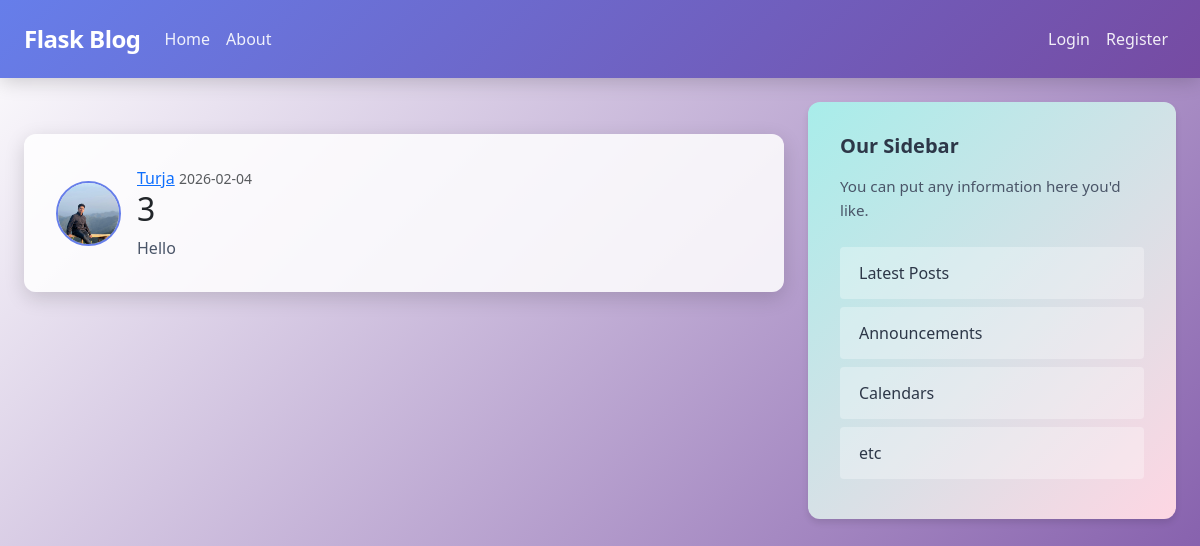
The app's page /post/4 with its own data.
### flaskblog/models.py (models this page shows, shortened)
class User(db.Model, UserMixin):
    id = db.Column(db.Integer, primary_key=True)
    username = db.Column(db.String(20), unique=True, nullable=False)
    email = db.Column(db.String(120), unique=True, nullable=False)
    image_file = db.Column(db.String(20), nullable=False, default='default.jpg')
    password = db.Column(db.String(60), nullable=False)
    posts = db.relationship('Post', backref='author', lazy=True)

class Post(db.Model):
    id = db.Column(db.Integer, primary_key=True)
    title = db.Column(db.String(100), nullable=False)
    date_posted = db.Column(db.DateTime, nullable=False, default=datetime.utcnow)
    content = db.Column(db.Text, nullable=False)
    user_id = db.Column(db.Integer, db.ForeignKey('user.id'), nullable=False)

### flaskblog/posts/routes.py (the view)
@posts.route("/post/<int:post_id>")
def post(post_id):
    post = Post.query.get_or_404(post_id)
    return render_template('post.html', title=post.title, post=post)

### flaskblog/templates/post.html (shortened to what this page needs)
{% extends "layout.html" %}
{% block content %}
<section>
  <article class="media content-section">
    <img class="rounded-circle article-img" src="{{ url_for('static', filename='profile_pics/' + post.author.image_file) }}" alt="Profile picture"/>
    <div class="media-body">
      <div class="article-metadata">
        <a class="mr-2" href="{{ url_for('users.user_posts', username=post.author.username) }}">{{ post.author.username }}</a>
        <small class="text-muted">{{ post.date_posted.strftime('%Y-%m-%d') }}</small>
    </div>
      <h2 class="article-title">{{ post.title }}</h2>
      <p class="article-content">{{ post.content }}</p>
    </div>
  </article>
</section>
{% endblock content %}

### flaskblog/static/layout.css (style rules this page uses)
body { background: linear-gradient(135deg, #ffffff 0%, #764ba2 100%); font-family: 'Segoe UI', Tahoma, Geneva, Verdana, sans-serif; min-height: 100vh; padding-bottom: 2rem; }
.content-section { background: rgba(255, 255, 255, 0.85); padding: 2rem; border-radius: 12px; box-shadow: 0 6px 20px rgba(0, 0, 0, 0.15); margin-top: 2rem; }
.media { display: flex; align-items: center; }
.article-img { width: 65px; height: 65px; object-fit: cover; border-radius: 50%; margin-right: 1rem; border: 2px solid #667eea; background-color: #f1f1f1; }
.media-body p { font-size: 1rem; margin-bottom: 0; color: #4a5568; }

### records on screen
User: image_file (placeholder picture), author.username "Turja"
Post: date_posted "2026-02-04", title "3", content "Hello"
